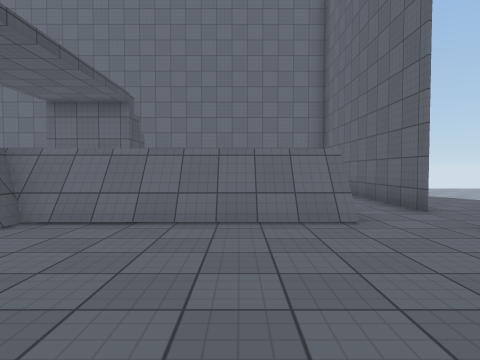
[1] (above)

17 first-person views from a walk through a Unity game level. The camera is 1.3 m above the floor, tilts 2° down and sees 75° across. The floor is counted in squares, 1.56 m on a side. Each view is taken from the middle of a square. On the plan, view 1 faces up. The plan holds only what a view shows up to about 11 squares ahead; the rest is blank. The player is left out. Surface patterns are stand-ins for the level's own textures.

[2]
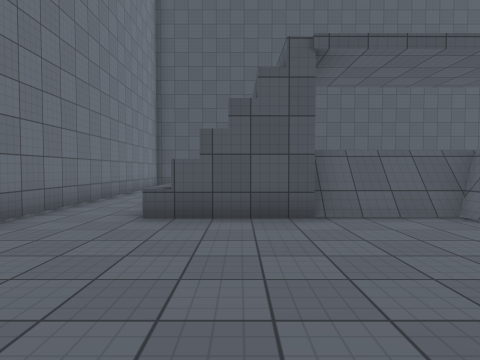

[3]
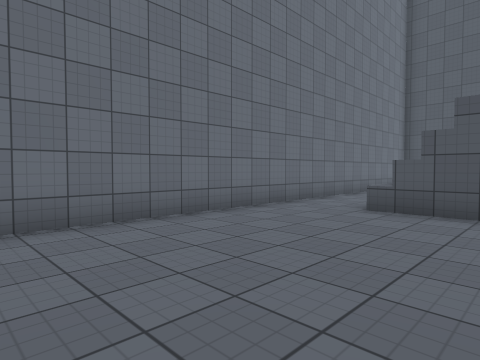

[4]
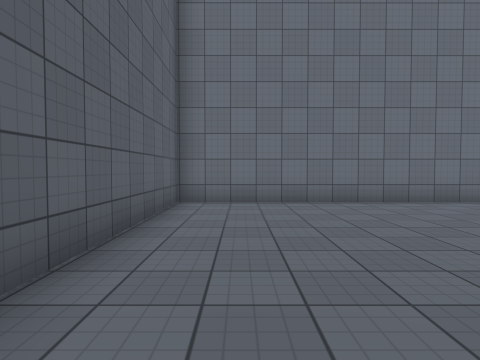

[5]
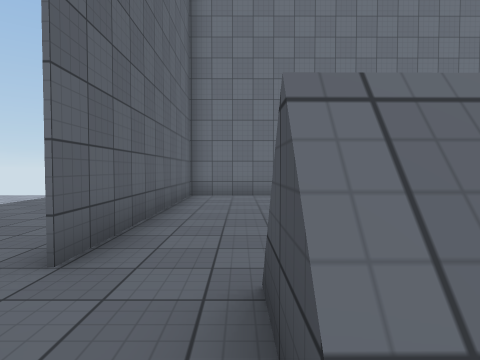

[6]
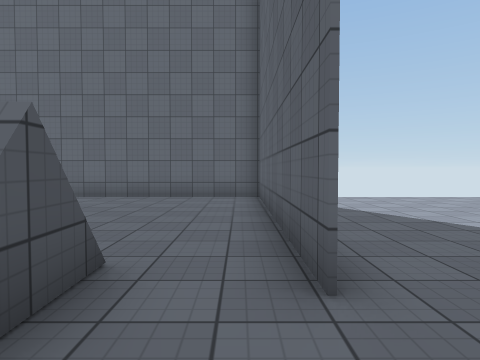

[7]
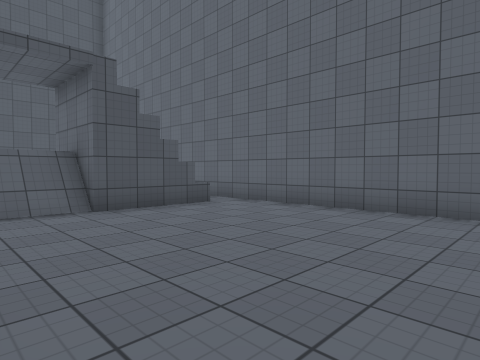

[8]
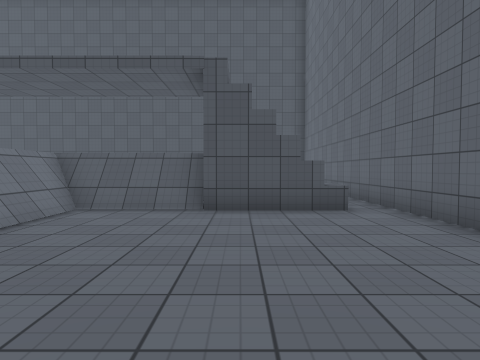

[9]
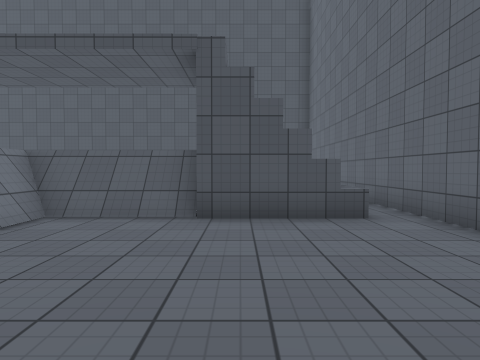

[10]
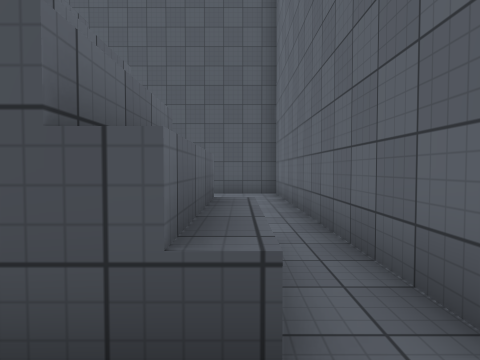

[11]
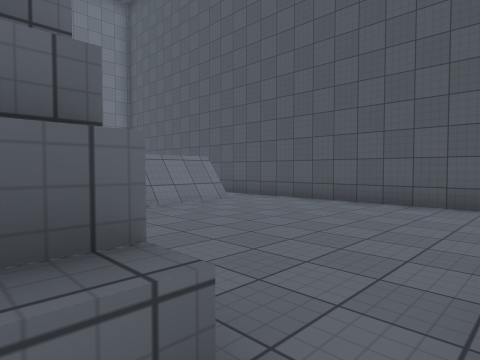

[12]
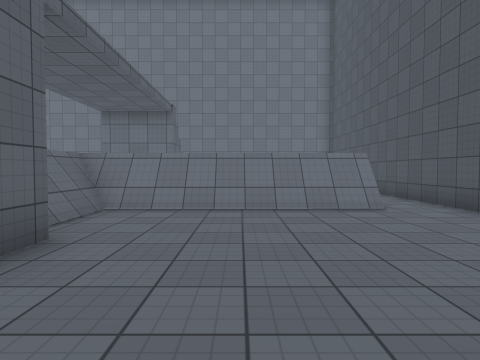

[13]
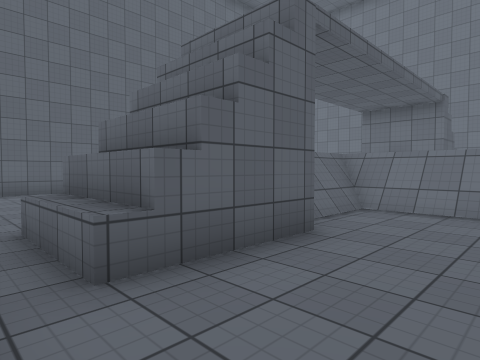

[14]
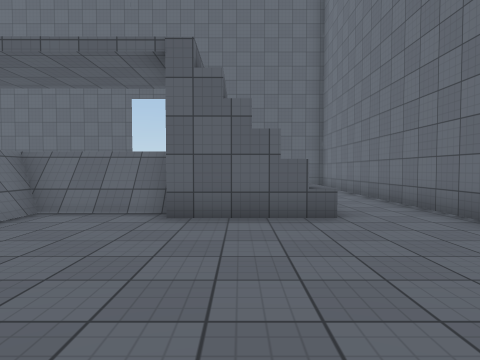

[15]
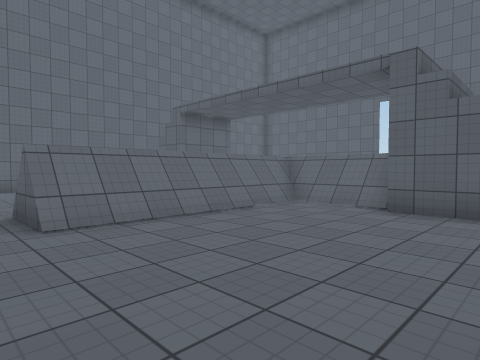

[16]
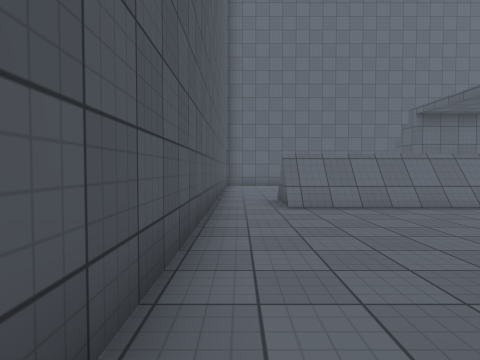

[17]
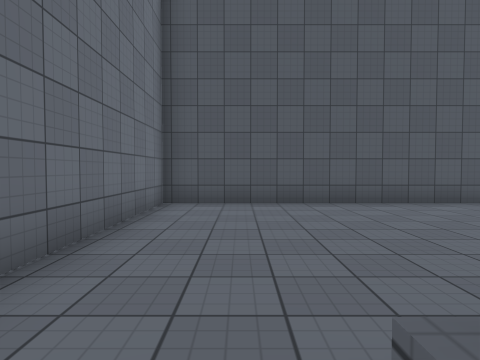

### Floor plan
Points are (right, up) in squares from view 1. A wall is a line through its corners. A room is listed if a view was taken in it or the views show most of it. See-through windows are left out.
Room 1 (views 1, 2, 3, 4, 6, 7, 17)
walls: (-3.3, 2.4) (-3.3, -0.8); (1.5, 5.4) (-4.1, 5.3) (-4.1, 2.4); (1.9, 5.6) (-4.1, 5.6); (1.8, 5.9) (1.8, 5.3); (-3.9, 5.3) (-3.9, 2.4); (3.6, 6) (3.6, 7.5); (-5.6, -2.9) (3.6, -2.9) (3.6, 4.5)
low walls: (1.5, 5) (-3.7, 4.9) (-3.7, 2.2); (1.5, 5.2) (-3.7, 5.2)
ways out: opening at (2.5, 6.5) to room 2; opening at (-4.5, -1.5) to room 4; opening at (4, 5.5)
Room 2 (views 5, 8, 9, 10, 11)
walls: (1.3, 6.3) (1.8, 6.3); (-3.3, 12.2) (-3.3, 9.3) (-4.1, 9.3) (-4.1, 5.9) (-2.3, 5.9); (-3.9, 9.2) (-3.9, 6) (-2.1, 6.1); (1.2, 6.1) (1.8, 6.1); (1, 5.9) (1.8, 5.9); (3.6, 7.5) (3.6, 13.2) (-5.6, 13.2); (-4, 6.3) (-1.5, 6.3); (-5.8, 11.2) (-3.2, 11.2); (-5.8, 11.7) (-3.2, 11.7)
low walls: (-3.7, 9.2) (-3.7, 6.1); (-3.5, 6.5) (-2.5, 6.5); (-5.7, 12.2) (-3.3, 12.2)
ways out: opening at (2.5, 6.5) to room 1; opening at (-4.5, 13) to room 3
Room 3 (views 12, 13)
walls: (-5.7, 9.2) (-5.7, 12.2); (-11.1, 6.2) (-4.6, 6.3); (-11.1, 6) (-4.7, 6) (-4.7, 7.8); (-5.6, 13.2) (-12.6, 13.2) (-12.6, 6.5); (-11.1, 5.8) (-4.5, 5.9) (-4.5, 7.5)
low walls: (-11, 6.4) (-5, 6.5) (-5, 8.4); (-4.9, 6.1) (-4.9, 8.1)
ways out: opening at (-4.5, 13) to room 2; opening at (-12, 5.5) to room 4
Room 4 (views 14, 15, 16)
walls: (-5.7, -0.8) (-5.7, 2.2); (-11, 4.8) (-11, 6.4); (-4.7, 2.4) (-4.7, 5.3); (-4.5, 2.5) (-4.5, 5.3) (-11, 5.2); (-4.5, 5.5) (-11, 5.5); (-12.6, 6.5) (-12.6, -2.9) (-5.6, -2.9)
low walls: (-5, 2.4) (-5, 4.9) (-11, 4.8); (-4.9, 2.4) (-4.9, 4.9); (-5, 5.1) (-11, 5.1)
ways out: opening at (-4.5, -1.5) to room 1; opening at (-12, 5.5) to room 3

Where each view was taken, in squares from view 1:
view 1: 0 up, 0 right, facing up
view 2: 1 up, 2 right, facing left
view 3: 2 up, 3 right, facing down-left
view 4: 5 up, 2 right, facing down
view 5: 7 up, 2 right, facing down
view 6: 4 up, 3 right, facing up
view 7: 7 up, 3 right, facing up-left
view 8: 10 up, 3 right, facing left
view 9: 10 up, 2 right, facing left
view 10: 12 up, 2 left, facing left
view 11: 13 up, 5 left, facing down-left
view 12: 13 up, 8 left, facing down
view 13: 13 up, 8 left, facing down-right
view 14: 1 up, 11 left, facing right
view 15: 0 up, 12 left, facing up-right
view 16: 2 down, 12 left, facing up
view 17: 1 down, 5 left, facing left
